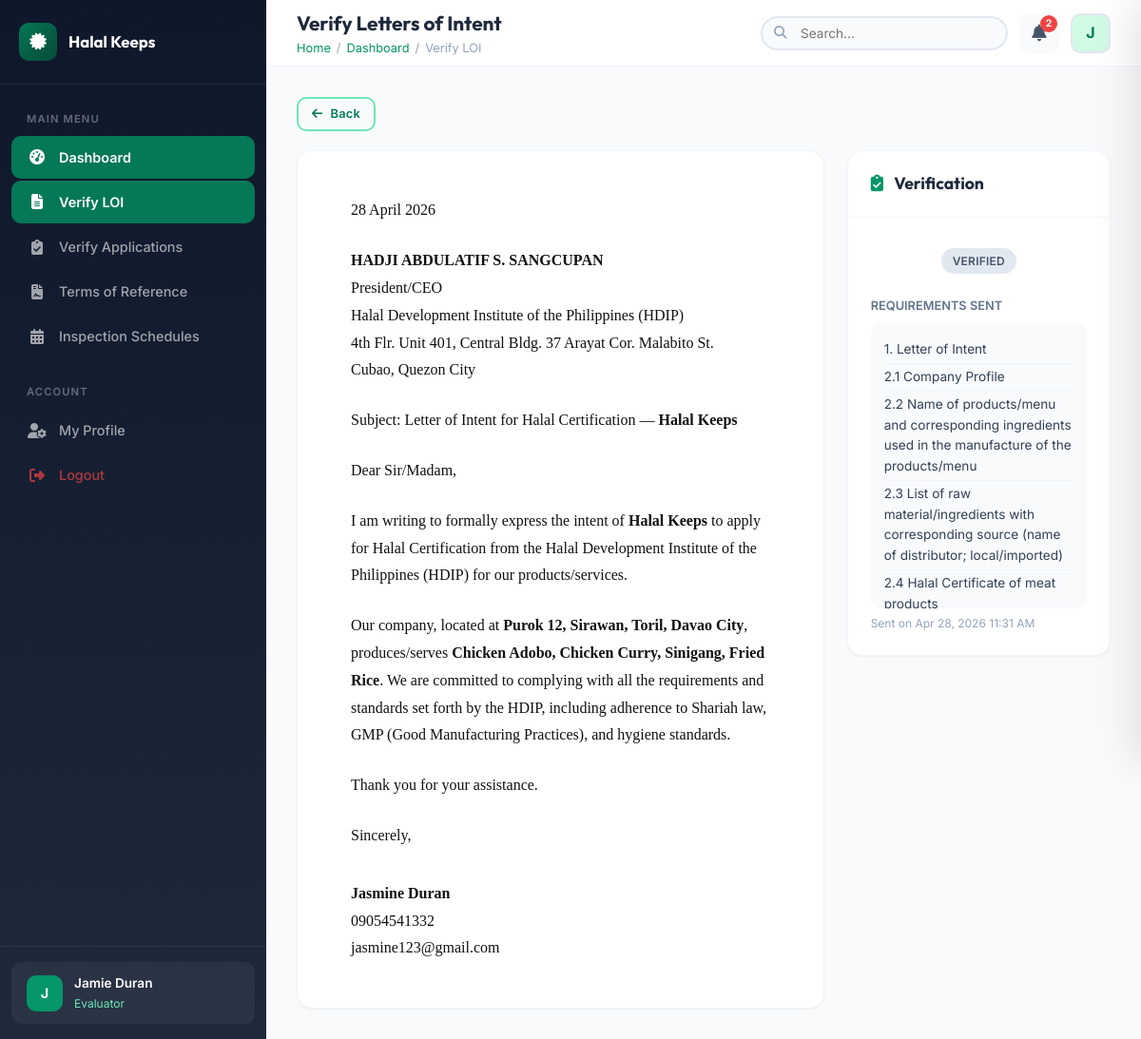
Screenshot of /dashboard/evaluator/verify_loi.php?action=review&id=8 (signed in) with the database file from the repository.
### tables this page shows
CREATE TABLE `letter_of_intent` (
  `id` int(11) NOT NULL,
  `business_owner_id` int(11) NOT NULL,
  `company_name` varchar(255) NOT NULL,
  `company_address` text NOT NULL,
  `company_info` text NOT NULL,
  `date_of_intent` date DEFAULT NULL,
  `menu_list` text DEFAULT NULL,
  `contact_person` varchar(255) DEFAULT NULL,
  `contact_email` varchar(255) DEFAULT NULL,
  `contact_phone` varchar(50) DEFAULT NULL,
  `letter_content` text NOT NULL,
  `supporting_documents` text DEFAULT NULL,
  `status` enum('draft','submitted','under_review','verified','returned','rejected') DEFAULT 'draft',
  `remarks` text DEFAULT NULL,
  `submitted_at` timestamp NULL DEFAULT NULL,
  `created_at` timestamp NOT NULL DEFAULT current_timestamp(),
  `updated_at` timestamp NOT NULL DEFAULT current_timestamp() ON UPDATE current_timestamp()
);

CREATE TABLE `users` (
  `id` int(11) NOT NULL,
  `google_id` varchar(255) DEFAULT NULL,
  `email` varchar(255) NOT NULL,
  `full_name` varchar(255) NOT NULL,
  `first_name` varchar(100) DEFAULT NULL,
  `last_name` varchar(100) DEFAULT NULL,
  `avatar` varchar(500) DEFAULT NULL,
  `password` varchar(255) DEFAULT NULL,
  `phone` varchar(20) DEFAULT NULL,
  `address` text DEFAULT NULL,
  `role_id` int(11) DEFAULT NULL,
  `role_status` enum('pending','approved','rejected','none') DEFAULT 'none',
  `is_active` tinyint(1) DEFAULT 1,
  `email_verified` tinyint(1) DEFAULT 0,
  `last_login` timestamp NULL DEFAULT NULL,
  `created_at` timestamp NOT NULL DEFAULT current_timestamp(),
  `updated_at` timestamp NOT NULL DEFAULT current_timestamp() ON UPDATE current_timestamp()
);

CREATE TABLE `loi_requirements` (
  `id` int(11) NOT NULL,
  `loi_id` int(11) NOT NULL,
  `evaluator_id` int(11) NOT NULL,
  `requirements` text NOT NULL,
  `sent_at` timestamp NOT NULL DEFAULT current_timestamp()
);

### dashboard/evaluator/verify_loi.php (the view, shortened to what this page needs)
<?php
require_once __DIR__ . '/../../config/app.php';
$action = $_GET['action'] ?? 'list';
$filter = $_GET['filter'] ?? 'submitted';
$where = $filter === 'all' ? '' : "WHERE loi.status = '$filter'";
$lois = $conn->query("
    SELECT loi.*, u.full_name as owner_name, u.email as owner_email,
        (SELECT COUNT(*) FROM loi_verification lv WHERE lv.loi_id = loi.id AND lv.verification_status = 'returned') as was_returned
    FROM letter_of_intent loi
    JOIN users u ON loi.business_owner_id = u.id
    $where
    ORDER BY loi.submitted_at DESC
")->fetch_all(MYSQLI_ASSOC);
require_once __DIR__ . '/../../includes/header.php';
?>
<?php if ($action === 'list'): ?>
<div class="card" style="margin-bottom: 16px;">
    <div class="card-body" style="display: flex; gap: 8px;">
        <a href="?filter=submitted" class="btn btn-sm <?= $filter === 'submitted' ? 'btn-primary' : 'btn-secondary' ?>">Pending</a>
        <a href="?filter=verified" class="btn btn-sm <?= $filter === 'verified' ? 'btn-primary' : 'btn-secondary' ?>">Verified</a>
        <a href="?filter=returned" class="btn btn-sm <?= $filter === 'returned' ? 'btn-primary' : 'btn-secondary' ?>">Returned</a>
        <a href="?filter=all" class="btn btn-sm <?= $filter === 'all' ? 'btn-primary' : 'btn-secondary' ?>">All</a>
    </div>
</div>
<div class="card">
    <div class="card-header">
        <h3>Letters of Intent</h3>
    </div>
    <div class="card-body" style="padding: 0;">
        <?php if (empty($lois)): ?>
            <div class="empty-state"><div class="empty-icon"><i class="fas fa-check-circle"></i></div><h3>No LOIs Found</h3><p>No letters of intent matching this filter.</p></div>
        <?php else: ?>
            <div class="table-responsive">
                <table class="table">
                    <thead><tr><th>Company</th><th>Submitted By</th><th>Status</th><th>Date</th><th>Actions</th></tr></thead>
                    <tbody>
                        <?php foreach ($lois as $loi): ?>
                        <tr>
                            <td><strong><?= htmlspecialchars($loi['company_name']) ?></strong><br><small style="color:var(--neutral-500)"><?= htmlspecialchars(substr($loi['company_address'] ?? '', 0, 40)) ?></small></td>
                            <td><?= htmlspecialchars($loi['owner_name']) ?><br><small style="color:var(--neutral-500)"><?= htmlspecialchars($loi['owner_email']) ?></small></td>
                            <td>
                                <?= getStatusBadge($loi['status']) ?>
                                <?php if ($loi['status'] === 'submitted' && $loi['was_returned'] > 0): ?>
                                    <span class="badge badge-info" style="margin-left:4px;font-size:0.72rem;">
                                        <i class="fas fa-redo"></i> Revised
                                    </span>
                                <?php endif; ?>
                            </td>
                            <td style="font-size:0.85rem;color:var(--neutral-500)"><?= $loi['submitted_at'] ? formatDate($loi['submitted_at']) : '-' ?></td>
                            <td><a href="?action=review&id=<?= $loi['id'] ?>" class="btn btn-sm btn-primary"><i class="fas fa-eye"></i> Review</a></td>
                        </tr>
                        <?php endforeach; ?>
                    </tbody>
                </table>
            </div>
        <?php endif; ?>
    </div>
</div>
<?php elseif ($action === 'review' && isset($_GET['id'])): ?>
<?php
    $stmt = $conn->prepare("SELECT loi.*, u.full_name as owner_name, u.email as owner_email, u.phone as owner_phone FROM letter_of_intent loi JOIN users u ON loi.business_owner_id = u.id WHERE loi.id = ?");
    $stmt->bind_param("i", $_GET['id']);
    $stmt->execute();
    $loi = $stmt->get_result()->fetch_assoc();
?>
<?php if ($loi): ?>
<a href="?action=list" class="btn btn-outline btn-sm" style="margin-bottom: 20px;"><i class="fas fa-arrow-left"></i> Back</a>
<div style="display: grid; grid-template-columns: 2fr 1fr; gap: 24px; align-items: start;">
    <div class="card">
        <div class="card-body" style="padding: 48px 56px; font-family: 'Times New Roman', Times, serif; font-size: 1rem; line-height: 1.8; color: #111;">
            <p style="margin-bottom: 24px;">
                <?= $loi['date_of_intent'] ? date('d F Y', strtotime($loi['date_of_intent'])) : '[Day/Month/Year]' ?>
            </p>
            <p style="margin-bottom: 24px;">
                <strong>HADJI ABDULATIF S. SANGCUPAN</strong><br>
                President/CEO<br>
                Halal Development Institute of the Philippines (HDIP)<br>
                4th Flr. Unit 401, Central Bldg. 37 Arayat Cor. Malabito St.<br>
                Cubao, Quezon City
            </p>
            <p style="margin-bottom: 24px;">
                Subject: Letter of Intent for Halal Certification — <strong><?= htmlspecialchars($loi['company_name']) ?></strong>
            </p>
            <p style="margin-bottom: 24px;">Dear Sir/Madam,</p>
            <p style="margin-bottom: 24px;">
                I am writing to formally express the intent of <strong><?= htmlspecialchars($loi['company_name']) ?></strong> to apply for Halal Certification from the Halal Development Institute of the Philippines (HDIP) for our products/services.
            </p>
            <p style="margin-bottom: 24px;">
                Our company, located at <strong><?= htmlspecialchars($loi['company_address']) ?></strong>, produces/serves
                <?php
                    $items = array_filter(explode("\n", $loi['menu_list'] ?? ''));
                    echo $items ? '<strong>' . htmlspecialchars(implode(', ', array_map('trim', $items))) . '</strong>' : '<strong>[Specific Product/Menu Item List]</strong>';
                ?>.
                We are committed to complying with all the requirements and standards set forth by the HDIP, including adherence to Shariah law, GMP (Good Manufacturing Practices), and hygiene standards.
            </p>
            <p style="margin-bottom: 24px;">Thank you for your assistance.</p>
            <p>Sincerely,</p>
            <p style="margin-top: 32px;">
                <strong><?= htmlspecialchars($loi['contact_person'] ?? $loi['owner_name']) ?></strong><br>
                <?= htmlspecialchars($loi['contact_phone'] ?? '[Phone Number]') ?><br>
                <?= htmlspecialchars($loi['owner_email']) ?>
            </p>
        </div>
    </div>
    <div class="card" style="height: fit-content; position: sticky; top: 20px;">
        <div class="card-header">
            <h3><i class="fas fa-clipboard-check" style="color: var(--primary-600); margin-right: 8px;"></i> Verification</h3>
        </div>
        <div class="card-body">
            <?php if (in_array($loi['status'], ['submitted', 'under_review'])): ?>
            <p style="color: var(--neutral-500); font-size: 0.9rem; margin-bottom: 20px;">Review the letter and choose an action.</p>
            <form method="POST" action="?action=list" id="verifyForm">
                <input type="hidden" name="loi_id" value="<?= $loi['id'] ?>">
                <input type="hidden" name="verification_status" id="verificationStatus">
                <div class="form-group">
                    <label>Feedback / Remarks</label>
                    <textarea name="feedback" id="loiFeedback" class="form-control" rows="4" placeholder="Required if rejecting — optional for approval..."><?= htmlspecialchars($loi['remarks'] ?? '') ?></textarea>
                </div>
                <div style="display: flex; flex-direction: column; gap: 10px; margin-top: 8px;">
                    <button type="button" class="btn btn-success" onclick="submitVerification('verified')">
                        <i class="fas fa-check-circle"></i> Approve and Send Requirements
                    </button>
                    <button type="button" class="btn btn-danger" onclick="submitVerificationWithRemarks('returned')">
                        <i class="fas fa-times-circle"></i> Reject / Return
                    </button>
                </div>
            </form>
            <?php else: ?>
            <div style="text-align: center; padding: 8px 0 16px;">
                <?= getStatusBadge($loi['status']) ?>
            </div>
            <?php if ($loi['status'] === 'verified'): ?>
            <?php
                $req_stmt = $conn->prepare("SELECT * FROM loi_requirements WHERE loi_id = ? ORDER BY sent_at DESC LIMIT 1");
                $req_stmt->bind_param("i", $loi['id']);
                $req_stmt->execute();
                $sent_req = $req_stmt->get_result()->fetch_assoc();
            ?>
            <?php if ($sent_req): ?>
            <div style="margin-top: 8px;">
                <p style="font-size: 0.8rem; font-weight: 600; color: var(--neutral-500); text-transform: uppercase; margin-bottom: 8px;">Requirements Sent</p>
                <div style="background: var(--neutral-50); border-radius: 10px; padding: 14px; font-size: 0.85rem; color: var(--neutral-700); max-height: 300px; overflow-y: auto;">
                    <?php foreach (array_filter(explode("\n", $sent_req['requirements'])) as $r): ?>
                        <div style="padding: 3px 0; border-bottom: 1px solid var(--neutral-100);"><?= htmlspecialchars(trim($r)) ?></div>
                    <?php endforeach; ?>
                </div>
                <p style="font-size: 0.75rem; color: var(--neutral-400); margin-top: 6px;">Sent on <?= formatDateTime($sent_req['sent_at']) ?></p>
            </div>
            <?php endif; ?>
            <?php endif; ?>
            <?php endif; ?>
        </div>
    </div>
</div>
<?php endif; ?>
<?php endif; ?>
<?php require_once __DIR__ . '/../../includes/footer.php'; ?>

### includes/functions.php (shortened to what this page needs)
<?php
function formatDateTime($datetime, $format = 'M d, Y h:i A') {
    return date($format, strtotime($datetime));
}
function getStatusBadge($status) {
    return $badges[strtolower($status)] ?? '<span class="badge badge-secondary">' . ucfirst(str_replace('_', ' ', $status)) . '</span>';
}
?>

### assets/css/style.css (style rules this page uses)
:root { --primary-50: #ecfdf5; --primary-100: #d1fae5; --primary-200: #a7f3d0; --primary-300: #6ee7b7; --primary-400: #34d399; --primary-500: #10b981; --primary-600: #059669; --primary-700: #047857; --primary-800: #065f46; --primary-900: #064e3b; --accent-50: #fffbeb; --accent-100: #fef3c7; --accent-200: #fde68a; --accent-300: #fcd34d; --accent-400: #fbbf24; --accent-500: #f59e0b; --accent-600: #d97706; --accent-700: #b45309; --accent-800: #92400e; --accent-900: #78350f; --neutral-50: #f8fafc; --neutral-100: #f1f5f9; --neutral-200: #e2e8f0; --neutral-300: #cbd5e1; --neutral-400: #94a3b8; --neutral-500: #64748b; --neutral-600: #475569; --neutral-700: #334155; --neutral-800: #1e293b; --neutral-900: #0f172a; --neutral-950: #020617; --success: #22c55e; --warning: #f59e0b; --danger: #ef4444; --info: #3b82f6; --gradient-primary: linear-gradient(135deg, #047857 0%, #065f46 50%, #064e3b 100%); --gradient-accent: linear-gradient(135deg, #f59e0b 0%, #d97706 100%); --gradient-hero: linear-gradient(135deg, #064e3b 0%, #047857 30%, #059669 60%, #10b981 100%); --gradient-dark: linear-gradient(180deg, #0f172a 0%, #1e293b 100%); --gradient-card: linear-gradient(135deg, rgba(255,255,255,0.1) 0%, rgba(255,255,255,0.05) 100%); --gradient-glass: linear-gradient(135deg, rgba(255,255,255,0.12) 0%, rgba(255,255,255,0.04) 100%); --font-primary: 'Inter', -apple-system, BlinkMacSystemFont, sans-serif; --font-display: 'Outfit', 'Inter', sans-serif; --shadow-sm: 0 1px 2px rgba(0,0,0,0.05); --shadow-md: 0 4px 6px -1px rgba(0,0,0,0.1), 0 2px 4px -2px rgba(0,0,0,0.1); --shadow-lg: 0 10px 15px -3px rgba(0,0,0,0.1), 0 4px 6px -4px rgba(0,0,0,0.1); --shadow-xl: 0 20px 25px -5px rgba(0,0,0,0.1), 0 8px 10px -6px rgba(0,0,0,0.1); --shadow-2xl: 0 25px 50px -12px rgba(0,0,0,0.25); --shadow-glow: 0 0 40px rgba(16, 185, 129, 0.15); --shadow-gold: 0 0 30px rgba(245, 158, 11, 0.2); --radius-sm: 6px; --radius-md: 10px; --radius-lg: 16px; --radius-xl: 24px; --radius-full: 9999px; --sidebar-width: 280px; --sidebar-collapsed: 70px; --header-height: 70px; --transition-fast: 0.15s ease; --transition-normal: 0.3s ease; --transition-slow: 0.5s ease; }
*, *::before, *::after { box-sizing: border-box; margin: 0; padding: 0; }
html { scroll-behavior: smooth; font-size: 16px; }
body { font-family: var(--font-primary); color: var(--neutral-800); background-color: var(--neutral-50); line-height: 1.6; -webkit-font-smoothing: antialiased; -moz-osx-font-smoothing: grayscale; overflow-x: hidden; }
a { text-decoration: none; color: inherit; transition: var(--transition-fast); }
.btn { display: inline-flex; align-items: center; justify-content: center; gap: 8px; padding: 10px 22px; border: 2px solid transparent; border-radius: var(--radius-md); font-weight: 600; font-size: 0.9rem; cursor: pointer; transition: all var(--transition-normal); position: relative; overflow: hidden; white-space: nowrap; letter-spacing: 0.02em; }
.btn-outline { background: transparent; color: var(--primary-700); border-color: var(--primary-300); }
.btn-sm { padding: 6px 14px; font-size: 0.8rem; }
.card { background: white; border-radius: var(--radius-lg); box-shadow: var(--shadow-sm); border: 1px solid var(--neutral-100); transition: all var(--transition-normal); overflow: hidden; }
.card-header { padding: 20px 24px; border-bottom: 1px solid var(--neutral-100); display: flex; align-items: center; justify-content: space-between; }
.card-header h3 { font-family: var(--font-display); font-size: 1.1rem; font-weight: 700; color: var(--neutral-800); }
.card-body { padding: 24px; }
.badge { display: inline-flex; align-items: center; gap: 4px; padding: 4px 12px; border-radius: var(--radius-full); font-size: 0.75rem; font-weight: 600; letter-spacing: 0.02em; text-transform: uppercase; }
.badge-secondary { background: var(--neutral-200); color: var(--neutral-600); }

### rows the page displays
letter_of_intent: date_of_intent "28 April 2026", company_name "Halal Keeps", company_address "Purok 12, Sirawan, Toril, Davao City", menu_list "Chicken Adobo, Chicken Curry, Sinigang, Fried Rice", contact_person "Jasmine Duran", contact_phone "09054541332", business_owner.email "jasmine123@gmail.com", status "VERIFIED"
loi_requirements: requirements "1. Letter of Intent", requirements "2.1 Company Profile", requirements "2.2 Name of products/menu and corresponding ingredients used in the manufacture of the products/menu", requirements "2.3 List of raw material/ingredients with corresponding source (name of distributor; local/imported)", requirements "2.4 Halal Certificate of meat products", sent_at "Apr 28, 2026 11:31 AM"

### other values shown
$item['label'] "Dashboard"
$item['label'] "Verify LOI"
$item['label'] "Verify Applications"
$item['label'] "Terms of Reference"
$item['label'] "Inspection Schedules"
substr($_SESSION['full_name'] ?? 'U', 0, 1) "J"
$_SESSION['full_name'] "Jamie Duran"
$role_name "Evaluator"
$page_heading "Verify Letters of Intent"
$crumb['label'] "Dashboard"
$crumb['label'] "Verify LOI"
$notif_count "2"
